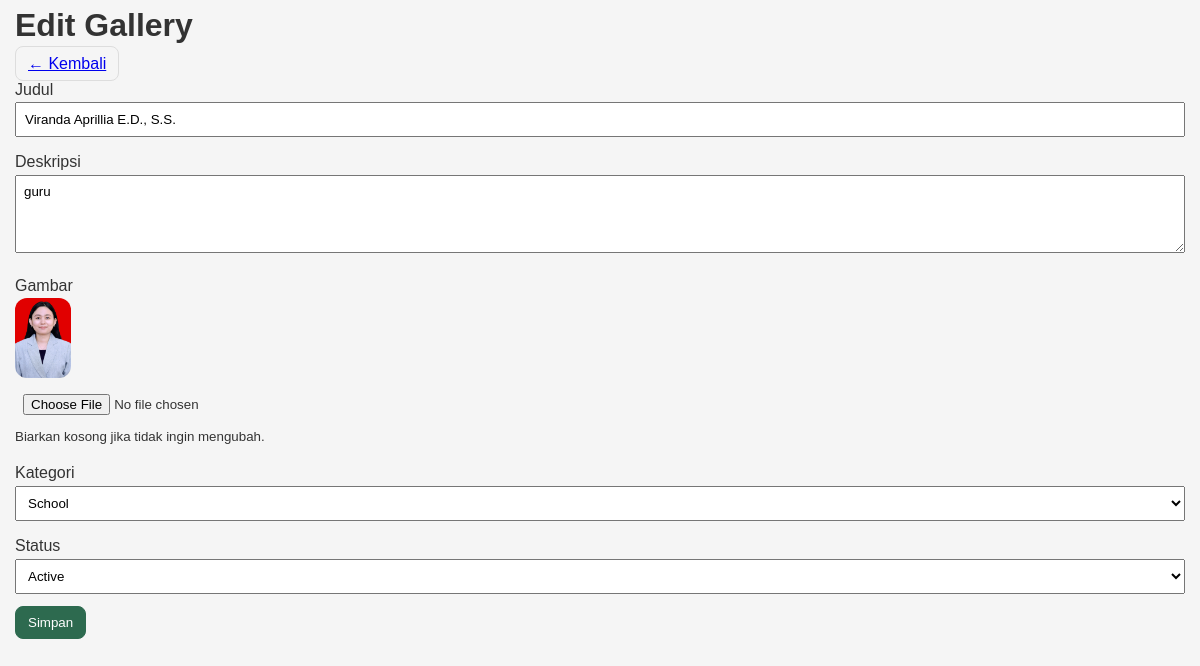
Screenshot of /admin/gallery/edit.php?id=22 (signed in) with the database file from the repository.
### tables this page shows
CREATE TABLE `gallery` (
  `id` int(11) NOT NULL,
  `title` varchar(255) NOT NULL,
  `description` text DEFAULT NULL,
  `image_path` varchar(500) NOT NULL,
  `category` enum('tk','sd','smp','sma') NOT NULL,
  `status` enum('active','inactive') DEFAULT 'active',
  `created_by` int(11) DEFAULT NULL,
  `created_at` timestamp NULL DEFAULT current_timestamp()
);

### config/database.php (called while the page is built, shortened)
<?php
class Database {
    private $host;
    private $port;
    private $db_name;
    private $username;
    private $password;
    public function __construct() {
        $this->host = getenv("MYSQLHOST") ?: "localhost";
        $this->port = getenv("MYSQLPORT") ?: "3306";
        $this->db_name = getenv("MYSQLDATABASE") ?: "isr_school";
        $this->username = getenv("MYSQLUSER") ?: "root";
        $this->password = getenv("MYSQLPASSWORD") ?: "";
    }
    public function getConnection() {
        $this->conn = null;
        try {
            $dsn = "mysql:host={$this->host};port={$this->port};dbname={$this->db_name};charset=utf8mb4";
            $this->conn = new PDO($dsn, $this->username, $this->password, [
                PDO::ATTR_ERRMODE => PDO::ERRMODE_EXCEPTION,
                PDO::ATTR_DEFAULT_FETCH_MODE => PDO::FETCH_ASSOC
            ]);
        } catch(PDOException $exception) {
            echo "Connection error: " . $exception->getMessage();
        }
        return $this->conn;
    }
}
?>

### models/Gallery.php (called while the page is built, shortened)
<?php
require_once __DIR__ . '/../config/database.php';
class Gallery {
  private $db;
  public function __construct() {
    $this->db = (new Database())->getConnection();
  }
  public function find($id) {
    $stmt = $this->db->prepare("SELECT * FROM gallery WHERE id = :id");
    $stmt->bindValue(':id', $id, PDO::PARAM_INT);
    $stmt->execute();
    return $stmt->fetch(PDO::FETCH_ASSOC);
  }
}

### admin/gallery/edit.php (the view, shortened to what this page needs)
<?php
require_once __DIR__ . '/../../models/Gallery.php';
function h($s){ return htmlspecialchars((string)$s, ENT_QUOTES, 'UTF-8'); }
$gal = new Gallery();
$id = (int)($_GET['id'] ?? 0);
$item = $gal->find($id);
?>
<!DOCTYPE html>
<html lang="id">
<head>
  <link rel="stylesheet" href="/site/assets/css/style.css">
</head>
<body>
  <div class="container">
    <h1>Edit Gallery</h1>
    <a class="btn" href="index.php">← Kembali</a>
    <form method="post" enctype="multipart/form-data">
      <div class="row">
        <label>Judul</label>
        <input class="form-control" type="text" name="title" value="<?= h($item['title']) ?>" required>
      </div>
      <div class="row">
        <label>Deskripsi</label>
        <textarea class="form-control" name="description" rows="4"><?= h($item['description']) ?></textarea>
      </div>
      <div class="row">
        <label>Gambar</label><br>
        <?php if ($item['image_path']): ?><img src="/site/<?= h($item['image_path']) ?>" style="height:80px"><br><?php endif; ?>
        <input class="form-control" type="file" name="image" accept=".jpg,.jpeg,.png,.gif,.webp">
        <small>Biarkan kosong jika tidak ingin mengubah.</small>
      </div>
      <div class="row">
        <label>Kategori</label>
        <select class="form-control" name="category">
          <?php foreach (['school','events','activities','achievements'] as $opt): ?>
            <option value="<?= $opt ?>" <?= $opt===$item['category']?'selected':'' ?>><?= ucfirst($opt) ?></option>
          <?php endforeach; ?>
        </select>
      </div>
      <div class="row">
        <label>Status</label>
        <select class="form-control" name="status">
          <?php foreach (['active','inactive'] as $opt): ?>
            <option value="<?= $opt ?>" <?= $opt===$item['status']?'selected':'' ?>><?= ucfirst($opt) ?></option>
          <?php endforeach; ?>
        </select>
      </div>
      <button class="btn btn-primary" type="submit">Simpan</button>
    </form>
  </div>
</body>
</html>

### assets/css/style.css (style rules this page uses)
* { margin: 0; padding: 0; box-sizing: border-box; font-family: 'Arial', sans-serif; }
body { background-color: #f5f5f5; color: #333; line-height: 1.6; }
.container { width: 100%; max-width: 1200px; margin: 0 auto; padding: 0 15px; }
.container { max-width: 1200px; margin: auto; }
img { max-width:100%;height:auto;border-radius:0.75rem }

### admin/gallery/edit.php (style rules this page uses)
.form-control { padding:8px;width:100%; }
.row { margin-bottom:12px; }
.btn { padding:8px 12px;border:1px solid #ddd;border-radius:8px; }
.btn-primary { background:#2d6a4f;color:#fff;border-color:#2d6a4f; }

### rows the page displays
gallery: title "Viranda Aprillia E.D., S.S.", description "guru", image_path (picture), status "Active"

### other values shown
form field category "School"
